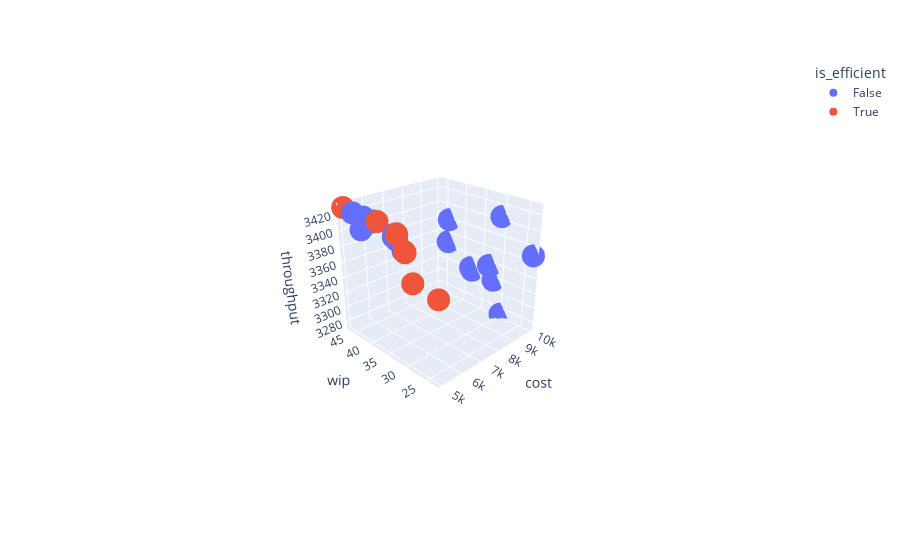

The notebook cell this image was saved under:
### Code cell
import plotly.express as px

fig = px.scatter_3d(df, x='cost', y='wip', z='throughput', hover_data=['cost', 'Generation', 'population_number', 'agg_fitness'],
              color=df['is_efficient'], color_continuous_scale=px.colors.sequential.Plotly3)
fig.show()

### Figure 1 — Plotly figure (JSON) as saved in the notebook; plotly's stock layout.template omitted (floating-point values rounded to 4 significant figures; data arrays with more than 128 entries replaced by an {"elided": "..."} marker saying what was removed)
{"data": [{"customdata": {"elided": "88x3 float values"}, "hovertemplate": "is_efficient=False<br>cost=%{x}<br>wip=%{y}<br>throughput=%{z}<br>Generation=%{customdata[0]}<br>population_number=%{customdata[1]}<br>agg_fitness=%{customdata[2]}<extra></extra>", "legendgroup": "False", "marker": {"color": "#636efa", "symbol": "circle"}, "mode": "markers", "name": "False", "scene": "scene", "showlegend": true, "type": "scatter3d", "x": [5000, 5000, 5000, 10000, 5000, 5000, 5000, 10000, 5000, 5000, 5000, 5000, 10000, 5000, 5000, 10000, 5000, 10000, 5000, 5000, 5000, 5000, 10000, 5000, 5000, 5000, 10000, 5000, 10000, 5000, 5000, 5000, 5000, 10000, 5000, 5000, 5000, 5000, 5000, 5000, 10000, 5000, 5000, 10000, 5000, 5000, 5000, 5000, 10000, 5000, 5000, 5000, 10000, 5000, 10000, 5000, 5000, 5000, 5000, 10000, 5000, 10000, 5000, 5000, 5000, 5000, 5000, 10000, 5000, 5000, 5000, 5000, 5000, 5000, 5000, 10000, 5000, 5000, 5000, 10000, 5000, 10000, 5000, 5000, 5000, 5000, 5000, 10000], "y": [30.81, 30.81, 32.95, 37.43, 30.81, 32.95, 30.81, 37.81, 30.81, 30.81, 30.81, 32.95, 37.43, 41.48, 30.55, 31.88, 30.55, 32.78, 32.28, 30.55, 30.55, 30.55, 33.17, 32.28, 30.55, 30.55, 31.88, 30.55, 32.78, 32.28, 30.55, 30.55, 30.55, 33.17, 32.28, 30.55, 30.81, 30.81, 30.81, 32.95, 37.53, 30.81, 32.95, 37.81, 30.81, 30.81, 30.81, 32.95, 37.43, 41.48, 30.55, 30.55, 31.88, 30.55, 32.78, 32.28, 30.55, 30.55, 30.55, 33.17, 32.28, 30.55, 37.13, 30.37, 37.13, 32.22, 23.05, 43.92, 23.05, 23.05, 38.05, 23.05, 32.3, 23.05, 30.37, 43.92, 23.05, 28.76, 38.05, 29.7, 33.05, 23.05, 38.06, 40.67, 38.46, 38.46, 43.64, 44.2], "z": [3406, 3406, 3420, 3320, 3406, 3420, 3406, 3323, 3406, 3406, 3406, 3420, 3320, 3410, 3406, 3318, 3406, 3337, 3415, 3406, 3406, 3406, 3336, 3415, 3406, 3406, 3318, 3406, 3337, 3415, 3406, 3406, 3406, 3336, 3415, 3406, 3406, 3406, 3406, 3420, 3322, 3406, 3420, 3323, 3406, 3406, 3406, 3420, 3320, 3410, 3406, 3406, 3318, 3406, 3337, 3415, 3406, 3406, 3406, 3336, 3415, 3406, 3427, 3405, 3427, 3421, 3370, 3380, 3370, 3370, 3426, 3370, 3422, 3370, 3405, 3380, 3370, 3374, 3426, 3274, 3417, 3370, 3425, 3426, 3424, 3424, 3426, 3348]}, {"customdata": [[0, 1544, -209.9], [0, 1704, -210.4], [0, 1706, -205.5], [0, 1710, -233.7], [0, 1711, -206.2], [0, 1721, -216.9], [0, 1756, -191.0], [0, 1764, -173.7]], "hovertemplate": "is_efficient=True<br>cost=%{x}<br>wip=%{y}<br>throughput=%{z}<br>Generation=%{customdata[0]}<br>population_number=%{customdata[1]}<br>agg_fitness=%{customdata[2]}<extra></extra>", "legendgroup": "True", "marker": {"color": "#EF553B", "symbol": "circle"}, "mode": "markers", "name": "True", "scene": "scene", "showlegend": true, "type": "scatter3d", "x": [5000, 5000, 5000, 5000, 5000, 5000, 5000, 5000], "y": [30.55, 30.37, 32.22, 23.05, 32.3, 28.76, 37.01, 46.4], "z": [3406, 3405, 3421, 3370, 3422, 3374, 3427, 3428]}], "layout": {"autosize": true, "legend": {"title": {"text": "is_efficient"}, "tracegroupgap": 0}, "margin": {"t": 60}, "scene": {"aspectmode": "auto", "aspectratio": {"x": 1, "y": 1, "z": 1}, "camera": {"center": {"x": 0, "y": 0, "z": 0}, "eye": {"x": -2.321, "y": -2.375, "z": 1.549}, "projection": {"type": "perspective"}, "up": {"x": 0, "y": 0, "z": 1}}, "domain": {"x": [0, 1], "y": [0, 1]}, "xaxis": {"title": {"text": "cost"}, "type": "linear"}, "yaxis": {"title": {"text": "wip"}, "type": "linear"}, "zaxis": {"title": {"text": "throughput"}, "type": "linear"}}}}
